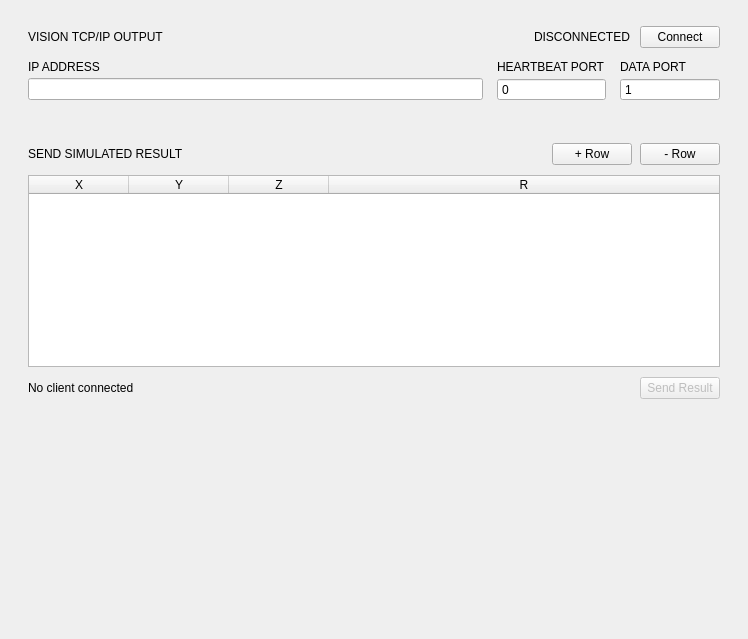
<?xml version="1.0" encoding="UTF-8"?>
<ui version="4.0">
 <class>VisionTcpipDeviceWidget</class>
 <widget class="QWidget" name="VisionTcpipDeviceWidget">
  <property name="geometry">
   <rect>
    <x>0</x>
    <y>0</y>
    <width>748</width>
    <height>639</height>
   </rect>
  </property>
  <property name="windowTitle">
   <string>Form</string>
  </property>
  <layout class="QVBoxLayout" name="verticalLayout">
   <property name="spacing">
    <number>10</number>
   </property>
   <property name="leftMargin">
    <number>10</number>
   </property>
   <property name="topMargin">
    <number>10</number>
   </property>
   <property name="rightMargin">
    <number>10</number>
   </property>
   <property name="bottomMargin">
    <number>10</number>
   </property>
   <item>
    <widget class="FrameBox" name="frame_connection">
     <property name="frameShape">
      <enum>QFrame::Shape::NoFrame</enum>
     </property>
     <layout class="QVBoxLayout" name="connLayout">
      <property name="spacing">
       <number>12</number>
      </property>
      <property name="leftMargin">
       <number>18</number>
      </property>
      <property name="topMargin">
       <number>16</number>
      </property>
      <property name="rightMargin">
       <number>18</number>
      </property>
      <property name="bottomMargin">
       <number>16</number>
      </property>
      <item>
       <layout class="QHBoxLayout" name="connHeaderRow">
        <property name="spacing">
         <number>10</number>
        </property>
        <item>
         <widget class="QLabel" name="lbl_conn_title">
          <property name="text">
           <string>VISION TCP/IP OUTPUT</string>
          </property>
         </widget>
        </item>
        <item>
         <spacer name="connHeaderSpacer">
          <property name="orientation">
           <enum>Qt::Orientation::Horizontal</enum>
          </property>
          <property name="sizeHint" stdset="0">
           <size>
            <width>20</width>
            <height>10</height>
           </size>
          </property>
         </spacer>
        </item>
        <item>
         <widget class="ConnectionStateDot" name="lbl_conn_dot">
          <property name="minimumSize">
           <size>
            <width>10</width>
            <height>10</height>
           </size>
          </property>
          <property name="maximumSize">
           <size>
            <width>10</width>
            <height>10</height>
           </size>
          </property>
          <property name="text">
           <string/>
          </property>
         </widget>
        </item>
        <item>
         <widget class="ConnectionStateLabel" name="lbl_conn_state">
          <property name="text">
           <string>DISCONNECTED</string>
          </property>
         </widget>
        </item>
        <item>
         <widget class="ConnectionActionButton" name="btn_connect">
          <property name="cursor">
           <cursorShape>PointingHandCursor</cursorShape>
          </property>
          <property name="focusPolicy">
           <enum>Qt::FocusPolicy::NoFocus</enum>
          </property>
          <property name="text">
           <string>Connect</string>
          </property>
         </widget>
        </item>
       </layout>
      </item>
      <item>
       <layout class="QGridLayout" name="connFieldGrid">
        <property name="horizontalSpacing">
         <number>14</number>
        </property>
        <property name="verticalSpacing">
         <number>4</number>
        </property>
        <item row="1" column="0">
         <widget class="QLineEdit" name="ledit_ip"/>
        </item>
        <item row="1" column="1">
         <widget class="QSpinBox" name="spb_port_heartbeat">
          <property name="minimumSize">
           <size>
            <width>100</width>
            <height>0</height>
           </size>
          </property>
          <property name="buttonSymbols">
           <enum>QAbstractSpinBox::ButtonSymbols::NoButtons</enum>
          </property>
          <property name="minimum">
           <number>0</number>
          </property>
          <property name="maximum">
           <number>65535</number>
          </property>
         </widget>
        </item>
        <item row="1" column="2">
         <widget class="QSpinBox" name="spb_port_data">
          <property name="minimumSize">
           <size>
            <width>100</width>
            <height>0</height>
           </size>
          </property>
          <property name="buttonSymbols">
           <enum>QAbstractSpinBox::ButtonSymbols::NoButtons</enum>
          </property>
          <property name="minimum">
           <number>1</number>
          </property>
          <property name="maximum">
           <number>10000</number>
          </property>
         </widget>
        </item>
        <item row="0" column="1">
         <widget class="QLabel" name="lbl_port_heartbeat">
          <property name="text">
           <string>HEARTBEAT PORT</string>
          </property>
         </widget>
        </item>
        <item row="0" column="2">
         <widget class="QLabel" name="lbl_port_data">
          <property name="text">
           <string>DATA PORT</string>
          </property>
         </widget>
        </item>
        <item row="0" column="0">
         <widget class="QLabel" name="lbl_ip">
          <property name="text">
           <string>IP ADDRESS</string>
          </property>
         </widget>
        </item>
       </layout>
      </item>
     </layout>
    </widget>
   </item>
   <item>
    <widget class="FrameBox" name="frame_send_result">
     <property name="frameShape">
      <enum>QFrame::Shape::NoFrame</enum>
     </property>
     <layout class="QVBoxLayout" name="sendLayout">
      <property name="spacing">
       <number>10</number>
      </property>
      <property name="leftMargin">
       <number>18</number>
      </property>
      <property name="topMargin">
       <number>16</number>
      </property>
      <property name="rightMargin">
       <number>18</number>
      </property>
      <property name="bottomMargin">
       <number>16</number>
      </property>
      <item>
       <layout class="QHBoxLayout" name="sendHeaderRow">
        <property name="spacing">
         <number>8</number>
        </property>
        <item>
         <widget class="QLabel" name="lbl_send_title">
          <property name="text">
           <string>SEND SIMULATED RESULT</string>
          </property>
         </widget>
        </item>
        <item>
         <spacer name="sendHeaderSpacer">
          <property name="orientation">
           <enum>Qt::Orientation::Horizontal</enum>
          </property>
          <property name="sizeHint" stdset="0">
           <size>
            <width>20</width>
            <height>10</height>
           </size>
          </property>
         </spacer>
        </item>
        <item>
         <widget class="QPushButton" name="btn_add_row">
          <property name="cursor">
           <cursorShape>PointingHandCursor</cursorShape>
          </property>
          <property name="focusPolicy">
           <enum>Qt::FocusPolicy::NoFocus</enum>
          </property>
          <property name="text">
           <string>+ Row</string>
          </property>
         </widget>
        </item>
        <item>
         <widget class="QPushButton" name="btn_remove_row">
          <property name="cursor">
           <cursorShape>PointingHandCursor</cursorShape>
          </property>
          <property name="focusPolicy">
           <enum>Qt::FocusPolicy::NoFocus</enum>
          </property>
          <property name="text">
           <string>- Row</string>
          </property>
         </widget>
        </item>
       </layout>
      </item>
      <item>
       <widget class="QTableWidget" name="tbl_positions">
        <property name="selectionBehavior">
         <enum>QAbstractItemView::SelectionBehavior::SelectRows</enum>
        </property>
        <property name="columnCount">
         <number>4</number>
        </property>
        <attribute name="horizontalHeaderStretchLastSection">
         <bool>true</bool>
        </attribute>
        <column>
         <property name="text">
          <string>X</string>
         </property>
        </column>
        <column>
         <property name="text">
          <string>Y</string>
         </property>
        </column>
        <column>
         <property name="text">
          <string>Z</string>
         </property>
        </column>
        <column>
         <property name="text">
          <string>R</string>
         </property>
        </column>
       </widget>
      </item>
      <item>
       <layout class="QHBoxLayout" name="sendBtnRow">
        <item>
         <widget class="SendStateHintLabel" name="lbl_send_hint">
          <property name="text">
           <string>No client connected</string>
          </property>
         </widget>
        </item>
        <item>
         <spacer name="sendBtnSpacer">
          <property name="orientation">
           <enum>Qt::Orientation::Horizontal</enum>
          </property>
          <property name="sizeHint" stdset="0">
           <size>
            <width>20</width>
            <height>10</height>
           </size>
          </property>
         </spacer>
        </item>
        <item>
         <widget class="QPushButton" name="btn_send_result">
          <property name="enabled">
           <bool>false</bool>
          </property>
          <property name="cursor">
           <cursorShape>PointingHandCursor</cursorShape>
          </property>
          <property name="focusPolicy">
           <enum>Qt::FocusPolicy::NoFocus</enum>
          </property>
          <property name="text">
           <string>Send Result</string>
          </property>
         </widget>
        </item>
       </layout>
      </item>
     </layout>
    </widget>
   </item>
   <item>
    <widget class="FrameBox" name="frame_kinematic_check">
     <property name="frameShape">
      <enum>QFrame::Shape::NoFrame</enum>
     </property>
     <property name="frameShadow">
      <enum>QFrame::Shadow::Plain</enum>
     </property>
     <layout class="QHBoxLayout" name="horizontalLayout">
      <property name="spacing">
       <number>10</number>
      </property>
      <property name="leftMargin">
       <number>18</number>
      </property>
      <property name="topMargin">
       <number>16</number>
      </property>
      <property name="rightMargin">
       <number>18</number>
      </property>
      <property name="bottomMargin">
       <number>16</number>
      </property>
      <item>
       <widget class="RobotKinematicCheckWidget" name="widget_kinematic_check" native="true"/>
      </item>
     </layout>
    </widget>
   </item>
   <item>
    <spacer name="verticalSpacer">
     <property name="orientation">
      <enum>Qt::Orientation::Vertical</enum>
     </property>
     <property name="sizeHint" stdset="0">
      <size>
       <width>20</width>
       <height>40</height>
      </size>
     </property>
    </spacer>
   </item>
  </layout>
 </widget>
 <customwidgets>
  <customwidget>
   <class>FrameBox</class>
   <extends>QFrame</extends>
   <header location="global">ui/widgets/controls/frame_box.h</header>
   <container>1</container>
  </customwidget>
  <customwidget>
   <class>ConnectionStateDot</class>
   <extends>QLabel</extends>
   <header location="global">ui/widgets/controls/connection_state_dot.h</header>
  </customwidget>
  <customwidget>
   <class>ConnectionStateLabel</class>
   <extends>QLabel</extends>
   <header location="global">ui/widgets/controls/connection_state_label.h</header>
  </customwidget>
  <customwidget>
   <class>ConnectionActionButton</class>
   <extends>QPushButton</extends>
   <header location="global">ui/widgets/controls/connection_action_button.h</header>
  </customwidget>
  <customwidget>
   <class>SendStateHintLabel</class>
   <extends>QLabel</extends>
   <header location="global">ui/widgets/controls/send_state_hint_label.h</header>
  </customwidget>
  <customwidget>
   <class>RobotKinematicCheckWidget</class>
   <extends>QWidget</extends>
   <header location="global">ui/forms/vision_output/robot_kinematic_check_widget.h</header>
   <container>1</container>
  </customwidget>
 </customwidgets>
 <resources/>
 <connections/>
</ui>
